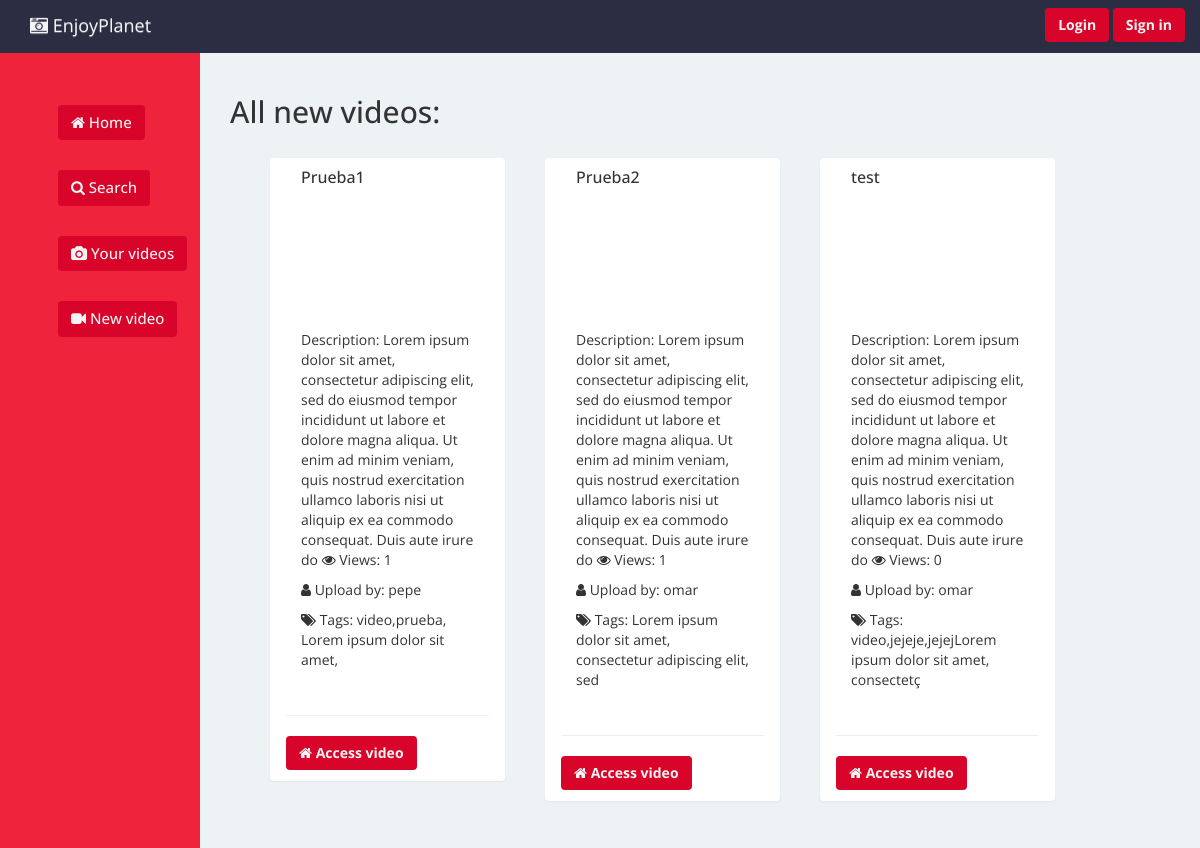
The page / on the database its author committed.
### users/models.py (models this page shows, shortened)
@python_2_unicode_compatible
class Videos(models.Model):
    def filename(self):
        return os.path.basename(self.video.name)
    user = models.ForeignKey(User, on_delete=models.CASCADE)
    video = models.FileField(upload_to='static')
    name = models.CharField(max_length=100, default="test")
    pub_date = models.DateTimeField('date published', default=datetime.now())
    description = models.CharField(max_length=250)
    views = models.IntegerField(default=0)
    upvotes = models.IntegerField(default=0)
    downvotes = models.IntegerField(default=0)
    tags = models.TextField(default='video')
    private= models.BooleanField(default=False)

### users/views.py (the view, shortened to what this page needs)
# urls.py: url(r'^$', users_views.index),
def index(request):
    username = password = first_name = last_name = email = ''
    video_list = Videos.objects.all().filter(private=False)
    return render(request, 'index.html', {'video_list': video_list})

### users/templates/index.html
{% extends 'base.html' %} {% load staticfiles %}{% block head %}
<link rel="stylesheet" href="../../static/index.css" /> {% endblock %} {% block content %}
<div class="container-fluid container-margin">
  <h2>All new videos:</h2> {% for video in video_list %}
  <div class="panel col-md-3">
    <div class="panel-heading">
      <h3 class="panel-title">{{video.name}}</h3>
    </div>
    <div class="panel-body">
      <div class="embed-responsive embed-responsive-16by9">
        <video class="embed-responsive-item" src="/static/{{video.filename}}" > </video>
      </div>
      <br>
      <p> Description: {{video.description}} <i class="fa fa-eye"></i> Views: {{video.views}} </p>
      <p> <i class="fa fa-user"></i> Upload by: {{video.user.username}} </p>
      <p> <i class="fa fa-tags"></i> Tags: {{video.tags}} </p>
    </div>
    <hr> <a class="btn btn-navy " href="/videos/{{video.id}}"><i class="fa fa-home"></i> Access video</a> </div> {% endfor %} </div> {% endblock %}

### users/templates/base.html (shortened to what this page needs)
<!DOCTYPE html> {% load staticfiles %}
<html class="no-js" lang="en">
<head>
  <link rel="stylesheet" href="{% static "index.css" %}" />
  <link rel="stylesheet" href="https://maxcdn.bootstrapcdn.com/font-awesome/4.5.0/css/font-awesome.min.css">
  <link rel="stylesheet" href="https://maxcdn.bootstrapcdn.com/bootstrap/3.3.6/css/bootstrap.min.css">
  <link rel="stylesheet" href="https://maxcdn.bootstrapcdn.com/bootstrap/3.3.6/css/bootstrap-theme.min.css">
  <link href='http://fonts.googleapis.com/css?family=Open+Sans:300italic,400italic,600italic,700italic,400,300,600,700' rel='stylesheet' type='text/css'> {% block head %} {% endblock %} </head>
<body> {% include 'navbar.html' %}
  <div class="container-fluid">
    <div class="row">
      <div class="col-md-2">
        <div class="container-fluid left-margin"> <a class="btn btn-transparent" href="/"><i class="fa fa-home"></i> Home<a>
          <a class="btn btn-transparent" href="/search"><i class="fa fa-search"></i> Search</a> <a class="btn btn-transparent" href="/profile"><i class="fa fa-camera"></i> Your videos</a> <a class="btn btn-transparent" href="/newvideo"><i class="fa fa-video-camera"></i> New video</a>          </div>
      </div>
      <div class="col-md-10"> {% block content %} {% endblock %} </div>
    </div>
  </div>
</body>
</html>

### users/templates/navbar.html (shortened to what this page needs)
<nav class="navbar navbar-fixed-top">
  <div class="container">
    <div class="navbar-header">
      <a class="navbar-brand" href="/" style="text-decoration:none;">
        <i class="fa fa-camera-retro"></i> EnjoyPlanet
      </a>
    </div>
    {% if not request.user.is_authenticated %}
    <ul class="nav navbar-nav navbar-right">
      <a href="/login">
        <button type="button"  class="btn navbar-btn btn-navy">Login</button>
      </a>
      <button type="button " class="btn navbar-btn btn-navy" data-toggle="modal" data-target="#myModal">Sign in</button>
    </ul>
    {% endif %}
  </div>
</nav>

### static/index.css (style rules this page uses)
body { background-color: #EDF2F4; font-family: 'Open Sans', sans-serif; }
.navbar { background-color: #2B2D42; }
a { text-decoration: none !important; color: #f4f4f4 !important; }
.btn-navy { font-weight: 700 !important; background-color: #D90429 !important; text-decoration: none !important; color: #f4f4f4 !important; }
.col-md-2 { background-color: #EF233C; height: 2000px; }
.container-margin { padding-top: 75px; }
.left-margin { padding-top: 75px; }
.btn-navy { font-weight: 700 !important; background-color: #D90429 !important; text-decoration: none !important; color: #f4f4f4 !important; margin-bottom: 10px; }
.btn-transparent { background-color: #D90429; font-weight: 500 !important; text-align: center; margin-top: 30px; color: #f4f4f4; margin-left: 20%; font-size: 15px; }
.panel { margin-left: 40px; }
h2 { margin-bottom: 30px; }

### rows shown on the page
Videos: name "Prueba1", description "Lorem ipsum dolor sit amet, consectetur adipiscing elit, sed do eiusmod tempor incididunt ut labore et dolore magna aliqua. Ut enim ad minim veniam, quis nostrud exercitation ullamco laboris nisi ut aliquip ex ea commodo consequat. Duis aute irure do", views "1", user.username "pepe", tags "video,prueba, Lorem ipsum dolor sit amet,"
Videos: name "Prueba2", description "Lorem ipsum dolor sit amet, consectetur adipiscing elit, sed do eiusmod tempor incididunt ut labore et dolore magna aliqua. Ut enim ad minim veniam, quis nostrud exercitation ullamco laboris nisi ut aliquip ex ea commodo consequat. Duis aute irure do", views "1", user.username "omar", tags "Lorem ipsum dolor sit amet, consectetur adipiscing elit, sed"
Videos: name "test", description "Lorem ipsum dolor sit amet, consectetur adipiscing elit, sed do eiusmod tempor incididunt ut labore et dolore magna aliqua. Ut enim ad minim veniam, quis nostrud exercitation ullamco laboris nisi ut aliquip ex ea commodo consequat. Duis aute irure do", views "0", user.username "omar", tags "video,jejeje,jejejLorem ipsum dolor sit amet, consectetç"
